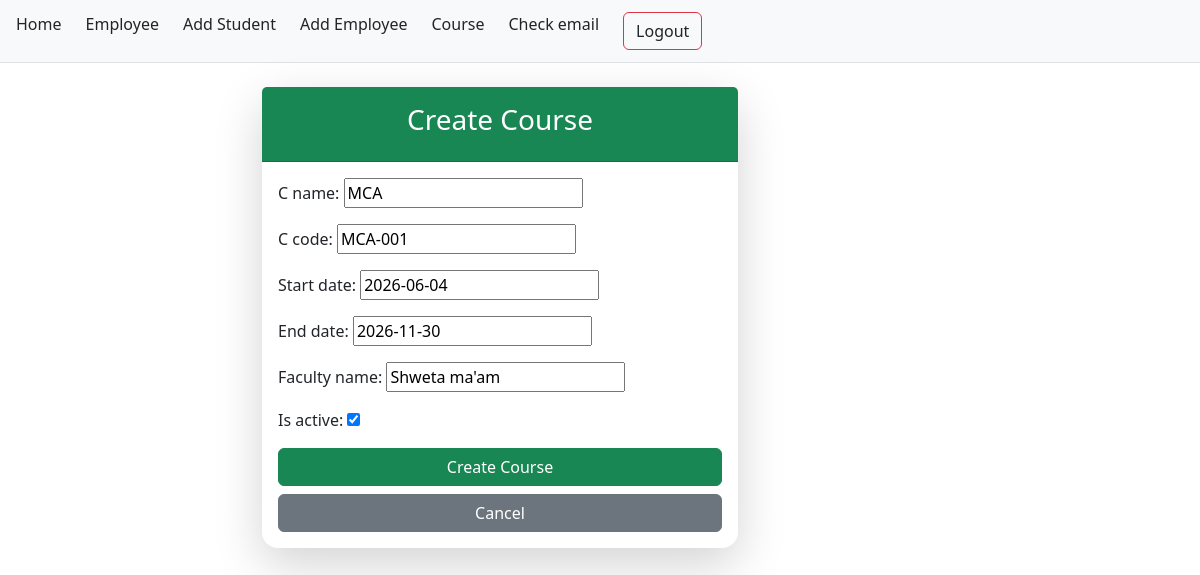
The app's page /course/2/edit/ with its own data.
### student/models.py (models this page shows, shortened)
class Course(models.Model):
    c_name=models.CharField(max_length=50)
    c_code=models.CharField(max_length=20,unique=True)
    start_date=models.DateField()
    end_date=models.DateField()
    faculty_name=models.CharField(max_length=50)
    is_active=models.BooleanField(default=True)

### student/views.py (the view)
# urls.py: path('course/<int:pk>/edit/',CourseUpdateView.as_view(),name='course_edit'),
class CourseUpdateView(UpdateView):
    model=Course
    fields='__all__'
    template_name='course_crud/course_form.html'
    success_url=reverse_lazy('course_list')

### student/templates/course_crud/course_form.html (shortened to what this page needs)
{% extends 'base.html' %}
{% block content %}
<div class="card shadow-lg border-0 rounded-4 col-md-6 mx-auto">
    <div class="card-header bg-success text-white text-center py-3">
        <h3>Create Course</h3>
    </div>
    <div class="card-body">
        <form method="post">
            {{ form.as_p }}
            <button type="submit" class="btn btn-success w-100">Create Course</button>
            <a class="btn btn-secondary w-100 mt-2" href="{% url 'course_list' %}">Cancel</a>
        </form>
    </div>
</div>
{% endblock %}

### student/templates/base.html (style rules this page uses)
body { margin: 0; }

### records on screen
Course: c_name "MCA", c_code "MCA-001", start_date "2026-06-04", end_date "2026-11-30", faculty_name "Shweta ma'am", is_active "☑"
